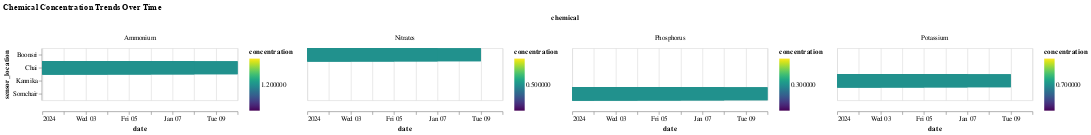

Notebook source saved alongside this figure:
### Code cell
#2. Time Series Heatmap for Chemical Trends
Description: This heatmap shows the trends in chemical concentration over time 
and across sensor locations. It allows you to quickly identify areas with high contamination.

import altair as alt
data = pd.DataFrame({
    'sensor_location': ['Boonsri', 'Chai', 'Kannika', 'Somchair'] * 10,
    'date': pd.date_range('2024-01-01', periods=10).tolist() * 4,
    'chemical': ['Nitrates', 'Ammonium', 'Potassium', 'Phosphorus'] * 10,
    'concentration': [0.5, 1.2, 0.7, 0.3] * 10
})

heatmap = alt.Chart(data).mark_rect().encode(
    x='date:T',
    y='sensor_location:N',
    color=alt.Color('concentration:Q', scale=alt.Scale(scheme='viridis')),
    tooltip=['sensor_location', 'date', 'concentration']
).facet(
    column='chemical:N'
).properties(
    title='Chemical Concentration Trends Over Time'
).resolve_scale(
    color='independent'
)

heatmap

Purpose: Displays how contamination levels vary over time and across locations for different chemicals.
Features:
Facet by chemical type for clarity.
Color intensity indicates concentration levels.
Tooltip provides detailed values for exploration.

### Figure 1 — Vega-Lite specification as saved in the notebook (floating-point values rounded to 4 significant figures)
{"config": {"view": {"continuousWidth": 300, "continuousHeight": 300}}, "data": {"name": "data-fd79e6a3e8664801ef7bc189c0943982"}, "facet": {"column": {"field": "chemical", "type": "nominal"}}, "spec": {"mark": {"type": "rect"}, "encoding": {"color": {"field": "concentration", "scale": {"scheme": "viridis"}, "type": "quantitative"}, "tooltip": [{"field": "sensor_location", "type": "nominal"}, {"field": "date", "type": "temporal"}, {"field": "concentration", "type": "quantitative"}], "x": {"field": "date", "type": "temporal"}, "y": {"field": "sensor_location", "type": "nominal"}}}, "resolve": {"scale": {"color": "independent"}}, "title": "Chemical Concentration Trends Over Time", "$schema": "https://vega.github.io/schema/vega-lite/v5.20.1.json", "datasets": {"data-fd79e6a3e8664801ef7bc189c0943982": [{"sensor_location": "Boonsri", "date": "2024-01-01T00:00:00", "chemical": "Nitrates", "concentration": 0.5}, {"sensor_location": "Chai", "date": "2024-01-02T00:00:00", "chemical": "Ammonium", "concentration": 1.2}, {"sensor_location": "Kannika", "date": "2024-01-03T00:00:00", "chemical": "Potassium", "concentration": 0.7}, {"sensor_location": "Somchair", "date": "2024-01-04T00:00:00", "chemical": "Phosphorus", "concentration": 0.3}, {"sensor_location": "Boonsri", "date": "2024-01-05T00:00:00", "chemical": "Nitrates", "concentration": 0.5}, {"sensor_location": "Chai", "date": "2024-01-06T00:00:00", "chemical": "Ammonium", "concentration": 1.2}, {"sensor_location": "Kannika", "date": "2024-01-07T00:00:00", "chemical": "Potassium", "concentration": 0.7}, {"sensor_location": "Somchair", "date": "2024-01-08T00:00:00", "chemical": "Phosphorus", "concentration": 0.3}, {"sensor_location": "Boonsri", "date": "2024-01-09T00:00:00", "chemical": "Nitrates", "concentration": 0.5}, {"sensor_location": "Chai", "date": "2024-01-10T00:00:00", "chemical": "Ammonium", "concentration": 1.2}, {"sensor_location": "Kannika", "date": "2024-01-01T00:00:00", "chemical": "Potassium", "concentration": 0.7}, {"sensor_location": "Somchair", "date": "2024-01-02T00:00:00", "chemical": "Phosphorus", "concentration": 0.3}, {"sensor_location": "Boonsri", "date": "2024-01-03T00:00:00", "chemical": "Nitrates", "concentration": 0.5}, {"sensor_location": "Chai", "date": "2024-01-04T00:00:00", "chemical": "Ammonium", "concentration": 1.2}, {"sensor_location": "Kannika", "date": "2024-01-05T00:00:00", "chemical": "Potassium", "concentration": 0.7}, {"sensor_location": "Somchair", "date": "2024-01-06T00:00:00", "chemical": "Phosphorus", "concentration": 0.3}, {"sensor_location": "Boonsri", "date": "2024-01-07T00:00:00", "chemical": "Nitrates", "concentration": 0.5}, {"sensor_location": "Chai", "date": "2024-01-08T00:00:00", "chemical": "Ammonium", "concentration": 1.2}, {"sensor_location": "Kannika", "date": "2024-01-09T00:00:00", "chemical": "Potassium", "concentration": 0.7}, {"sensor_location": "Somchair", "date": "2024-01-10T00:00:00", "chemical": "Phosphorus", "concentration": 0.3}, {"sensor_location": "Boonsri", "date": "2024-01-01T00:00:00", "chemical": "Nitrates", "concentration": 0.5}, {"sensor_location": "Chai", "date": "2024-01-02T00:00:00", "chemical": "Ammonium", "concentration": 1.2}, {"sensor_location": "Kannika", "date": "2024-01-03T00:00:00", "chemical": "Potassium", "concentration": 0.7}, {"sensor_location": "Somchair", "date": "2024-01-04T00:00:00", "chemical": "Phosphorus", "concentration": 0.3}, {"sensor_location": "Boonsri", "date": "2024-01-05T00:00:00", "chemical": "Nitrates", "concentration": 0.5}, {"sensor_location": "Chai", "date": "2024-01-06T00:00:00", "chemical": "Ammonium", "concentration": 1.2}, {"sensor_location": "Kannika", "date": "2024-01-07T00:00:00", "chemical": "Potassium", "concentration": 0.7}, {"sensor_location": "Somchair", "date": "2024-01-08T00:00:00", "chemical": "Phosphorus", "concentration": 0.3}, {"sensor_location": "Boonsri", "date": "2024-01-09T00:00:00", "chemical": "Nitrates", "concentration": 0.5}, {"sensor_location": "Chai", "date": "2024-01-10T00:00:00", "chemical": "Ammonium", "concentration": 1.2}, {"sensor_location": "Kannika", "date": "2024-01-01T00:00:00", "chemical": "Potassium", "concentration": 0.7}, {"sensor_location": "Somchair", "date": "2024-01-02T00:00:00", "chemical": "Phosphorus", "concentration": 0.3}, {"sensor_location": "Boonsri", "date": "2024-01-03T00:00:00", "chemical": "Nitrates", "concentration": 0.5}, {"sensor_location": "Chai", "date": "2024-01-04T00:00:00", "chemical": "Ammonium", "concentration": 1.2}, {"sensor_location": "Kannika", "date": "2024-01-05T00:00:00", "chemical": "Potassium", "concentration": 0.7}, {"sensor_location": "Somchair", "date": "2024-01-06T00:00:00", "chemical": "Phosphorus", "concentration": 0.3}, {"sensor_location": "Boonsri", "date": "2024-01-07T00:00:00", "chemical": "Nitrates", "concentration": 0.5}, {"sensor_location": "Chai", "date": "2024-01-08T00:00:00", "chemical": "Ammonium", "concentration": 1.2}, {"sensor_location": "Kannika", "date": "2024-01-09T00:00:00", "chemical": "Potassium", "concentration": 0.7}, {"sensor_location": "Somchair", "date": "2024-01-10T00:00:00", "chemical": "Phosphorus", "concentration": 0.3}]}}
